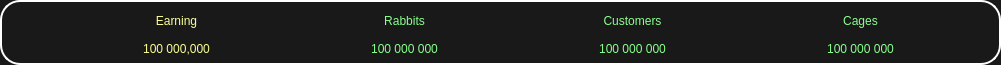
      <widget class="QFrame" name="AllFrame">
       <property name="geometry">
        <rect>
         <x>10</x>
         <y>101</y>
         <width>1001</width>
         <height>65</height>
        </rect>
       </property>
       <property name="minimumSize">
        <size>
         <width>0</width>
         <height>65</height>
        </size>
       </property>
       <property name="maximumSize">
        <size>
         <width>16777215</width>
         <height>65</height>
        </size>
       </property>
       <property name="styleSheet">
        <string notr="true">QWidget{
	background-color: rgb(25, 25, 25);
	color: rgb(255, 255, 255);
	border-style: outset;
    	border-radius: 20px;
	border: 2px solid #ffffff;
}</string>
       </property>
       <property name="frameShape">
        <enum>QFrame::StyledPanel</enum>
       </property>
       <property name="frameShadow">
        <enum>QFrame::Raised</enum>
       </property>
       <widget class="QLabel" name="TND_Logo_2">
        <property name="geometry">
         <rect>
          <x>40</x>
          <y>10</y>
          <width>45</width>
          <height>45</height>
         </rect>
        </property>
        <property name="minimumSize">
         <size>
          <width>45</width>
          <height>45</height>
         </size>
        </property>
        <property name="maximumSize">
         <size>
          <width>45</width>
          <height>45</height>
         </size>
        </property>
        <property name="styleSheet">
         <string notr="true">background-color: rgba(0, 0, 0, 0);
color: rgb(255, 255, 255);
border:none;</string>
        </property>
        <property name="text">
         <string/>
        </property>
        <property name="pixmap">
         <pixmap resource="resources.qrc">:/Icons/TND_White.png</pixmap>
        </property>
        <property name="scaledContents">
         <bool>true</bool>
        </property>
        <property name="alignment">
         <set>Qt::AlignCenter</set>
        </property>
       </widget>
       <widget class="QLabel" name="Earning_Text">
        <property name="geometry">
         <rect>
          <x>95</x>
          <y>2</y>
          <width>163</width>
          <height>37</height>
         </rect>
        </property>
        <property name="minimumSize">
         <size>
          <width>163</width>
          <height>37</height>
         </size>
        </property>
        <property name="maximumSize">
         <size>
          <width>163</width>
          <height>37</height>
         </size>
        </property>
        <property name="styleSheet">
         <string notr="true">background-color: rgba(0, 0, 0, 0);
color: rgb(251, 255, 146);
font: 75 25pt &quot;Acme&quot;;
border:none;</string>
        </property>
        <property name="text">
         <string>Earning</string>
        </property>
        <property name="alignment">
         <set>Qt::AlignCenter</set>
        </property>
       </widget>
       <widget class="QLabel" name="Earning_Inter">
        <property name="geometry">
         <rect>
          <x>95</x>
          <y>30</y>
          <width>163</width>
          <height>37</height>
         </rect>
        </property>
        <property name="minimumSize">
         <size>
          <width>163</width>
          <height>37</height>
         </size>
        </property>
        <property name="maximumSize">
         <size>
          <width>163</width>
          <height>37</height>
         </size>
        </property>
        <property name="styleSheet">
         <string notr="true">border:none;background-color: rgba(0, 0, 0, 0);color:rgb(251, 255, 146);font: 75 15pt 'Acme';</string>
        </property>
        <property name="text">
         <string>100 000,000</string>
        </property>
        <property name="alignment">
         <set>Qt::AlignCenter</set>
        </property>
       </widget>
       <widget class="QLabel" name="Rabbits_Logo_2">
        <property name="geometry">
         <rect>
          <x>268</x>
          <y>10</y>
          <width>45</width>
          <height>45</height>
         </rect>
        </property>
        <property name="minimumSize">
         <size>
          <width>45</width>
          <height>45</height>
         </size>
        </property>
        <property name="maximumSize">
         <size>
          <width>45</width>
          <height>45</height>
         </size>
        </property>
        <property name="styleSheet">
         <string notr="true">background-color: rgba(0, 0, 0, 0);
color: rgb(255, 255, 255);
border:none;</string>
        </property>
        <property name="text">
         <string/>
        </property>
        <property name="pixmap">
         <pixmap resource="resources.qrc">:/Icons/Rabbit_White.png</pixmap>
        </property>
        <property name="scaledContents">
         <bool>true</bool>
        </property>
        <property name="alignment">
         <set>Qt::AlignCenter</set>
        </property>
       </widget>
       <widget class="QLabel" name="Rabbits_Text">
        <property name="geometry">
         <rect>
          <x>323</x>
          <y>2</y>
          <width>163</width>
          <height>37</height>
         </rect>
        </property>
        <property name="minimumSize">
         <size>
          <width>163</width>
          <height>37</height>
         </size>
        </property>
        <property name="maximumSize">
         <size>
          <width>163</width>
          <height>37</height>
         </size>
        </property>
        <property name="styleSheet">
         <string notr="true">border:none;background-color: rgba(0, 0, 0, 0);
color: rgb(137, 255, 141);
font: 75 25pt &quot;Acme&quot;;</string>
        </property>
        <property name="text">
         <string>Rabbits</string>
        </property>
        <property name="alignment">
         <set>Qt::AlignCenter</set>
        </property>
       </widget>
       <widget class="QLabel" name="Rabbits_Inter">
        <property name="geometry">
         <rect>
          <x>323</x>
          <y>30</y>
          <width>163</width>
          <height>37</height>
         </rect>
        </property>
        <property name="minimumSize">
         <size>
          <width>163</width>
          <height>37</height>
         </size>
        </property>
        <property name="maximumSize">
         <size>
          <width>163</width>
          <height>37</height>
         </size>
        </property>
        <property name="styleSheet">
         <string notr="true">border:none;background-color: rgba(0, 0, 0, 0);color:rgb(137, 255, 141);font: 75 15pt 'Acme';</string>
        </property>
        <property name="text">
         <string>100 000 000</string>
        </property>
        <property name="alignment">
         <set>Qt::AlignCenter</set>
        </property>
       </widget>
       <widget class="QLabel" name="Customers_Logo_2">
        <property name="geometry">
         <rect>
          <x>496</x>
          <y>10</y>
          <width>45</width>
          <height>45</height>
         </rect>
        </property>
        <property name="minimumSize">
         <size>
          <width>45</width>
          <height>45</height>
         </size>
        </property>
        <property name="maximumSize">
         <size>
          <width>45</width>
          <height>45</height>
         </size>
        </property>
        <property name="styleSheet">
         <string notr="true">border:none;background-color: rgba(0, 0, 0, 0);
color: rgb(255, 255, 255);</string>
        </property>
        <property name="text">
         <string/>
        </property>
        <property name="pixmap">
         <pixmap resource="resources.qrc">:/Icons/Customer_Whitre.png</pixmap>
        </property>
        <property name="scaledContents">
         <bool>true</bool>
        </property>
        <property name="alignment">
         <set>Qt::AlignCenter</set>
        </property>
       </widget>
       <widget class="QLabel" name="Customers_Text">
        <property name="geometry">
         <rect>
          <x>551</x>
          <y>2</y>
          <width>163</width>
          <height>37</height>
         </rect>
        </property>
        <property name="minimumSize">
         <size>
          <width>163</width>
          <height>37</height>
         </size>
        </property>
        <property name="maximumSize">
         <size>
          <width>163</width>
          <height>37</height>
         </size>
        </property>
        <property name="styleSheet">
         <string notr="true">border:none;background-color: rgba(0, 0, 0, 0);
color: rgb(137, 255, 141);
font: 75 25pt &quot;Acme&quot;;</string>
        </property>
        <property name="text">
         <string>Customers</string>
        </property>
        <property name="alignment">
         <set>Qt::AlignCenter</set>
        </property>
       </widget>
       <widget class="QLabel" name="Customers_Inter">
        <property name="geometry">
         <rect>
          <x>551</x>
          <y>30</y>
          <width>163</width>
          <height>37</height>
         </rect>
        </property>
        <property name="minimumSize">
         <size>
          <width>163</width>
          <height>37</height>
         </size>
        </property>
        <property name="maximumSize">
         <size>
          <width>163</width>
          <height>37</height>
         </size>
        </property>
        <property name="styleSheet">
         <string notr="true">border:none;background-color: rgba(0, 0, 0, 0);color:rgb(137, 255, 141);font: 75 15pt 'Acme';</string>
        </property>
        <property name="text">
         <string>100 000 000</string>
        </property>
        <property name="alignment">
         <set>Qt::AlignCenter</set>
        </property>
       </widget>
       <widget class="QLabel" name="Cages_Logo_2">
        <property name="geometry">
         <rect>
          <x>724</x>
          <y>10</y>
          <width>45</width>
          <height>45</height>
         </rect>
        </property>
        <property name="minimumSize">
         <size>
          <width>45</width>
          <height>45</height>
         </size>
        </property>
        <property name="maximumSize">
         <size>
          <width>45</width>
          <height>45</height>
         </size>
        </property>
        <property name="styleSheet">
         <string notr="true">border:none;background-color: rgba(0, 0, 0, 0);
color: rgb(255, 255, 255);</string>
        </property>
        <property name="text">
         <string/>
        </property>
        <property name="pixmap">
         <pixmap resource="resources.qrc">:/Icons/Cages_White.png</pixmap>
        </property>
        <property name="scaledContents">
         <bool>true</bool>
        </property>
        <property name="alignment">
         <set>Qt::AlignCenter</set>
        </property>
       </widget>
       <widget class="QLabel" name="Cages_Text">
        <property name="geometry">
         <rect>
          <x>779</x>
          <y>2</y>
          <width>163</width>
          <height>37</height>
         </rect>
        </property>
        <property name="minimumSize">
         <size>
          <width>163</width>
          <height>37</height>
         </size>
        </property>
        <property name="maximumSize">
         <size>
          <width>163</width>
          <height>37</height>
         </size>
        </property>
        <property name="styleSheet">
         <string notr="true">border:none;background-color: rgba(0, 0, 0, 0);
color: rgb(137, 255, 141);
font: 75 25pt &quot;Acme&quot;;</string>
        </property>
        <property name="text">
         <string>Cages</string>
        </property>
        <property name="alignment">
         <set>Qt::AlignCenter</set>
        </property>
       </widget>
       <widget class="QLabel" name="Cages_Inter">
        <property name="geometry">
         <rect>
          <x>779</x>
          <y>30</y>
          <width>163</width>
          <height>37</height>
         </rect>
        </property>
        <property name="minimumSize">
         <size>
          <width>163</width>
          <height>37</height>
         </size>
        </property>
        <property name="maximumSize">
         <size>
          <width>163</width>
          <height>37</height>
         </size>
        </property>
        <property name="styleSheet">
         <string notr="true">border:none;background-color: rgba(0, 0, 0, 0);color:rgb(137, 255, 141);font: 75 15pt 'Acme';</string>
        </property>
        <property name="text">
         <string>100 000 000</string>
        </property>
        <property name="alignment">
         <set>Qt::AlignCenter</set>
        </property>
       </widget>
      </widget>
